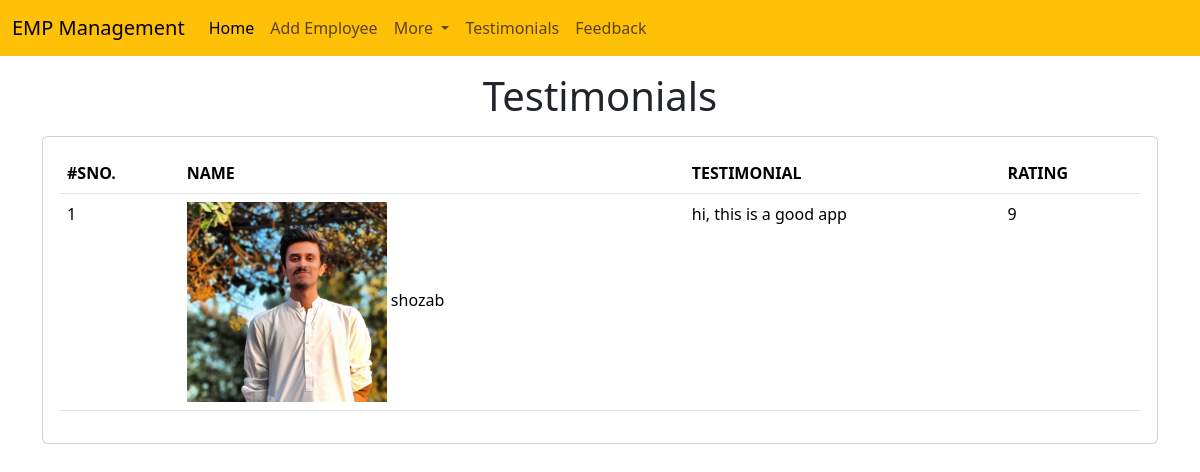
Page /emp/testimonials/ on the committed database.
### emp/models.py (models this page shows, shortened)
class Testimonial(models.Model):
    name = models.CharField(max_length=200)
    testimonial = models.TextField()
    picture = models.ImageField(upload_to = "testimonials/")
    rating = models.IntegerField(max_length = 1)

### emp/views.py (the view)
# urls.py: path('testimonials/', testimonials),
def testimonials(request):
    test = Testimonial.objects.all()
    return render(request, "emp/testimonials.html", {'test': test})

### templates/emp/testimonials.html (shortened to what this page needs)
<!doctype html>
<html lang="en">
  <head>
    <link href="https://cdn.jsdelivr.net/npm/bootstrap@5.3.3/dist/css/bootstrap.min.css" rel="stylesheet">
  </head>
  <body>
    {% include "emp/navbar.html" %}
    <h1 class= "text-center my-3">Testimonials</h1>
    <div class="container">
      <div class="row">
        <div class="col-md-12">
          <div class="card">
            <div class="card-body">
              <table class="table">
                <thead>
                  <tr>
                    <th>#SNO.</th>
                    <th>NAME</th>
                    <th>TESTIMONIAL</th>
                    <th>RATING</th>
                  </tr>
                </thead>
                <tbody>
                    {% for t in test %}
                  <tr>
                    <td>
                        {{forloop.counter}}
                    </td>
                    <td>
                        <img style = "max-width: 200px;" src="/media/{{t.picture}}" alt="">
                        {{t.name}}
                    </td>
                    <td>
                        {{t.testimonial}}
                    </td>
                    <td>
                        {{t.rating}}
                    </td>
                  </tr>
                  {% endfor %}
                </tbody>
              </table>
            </div>
          </div>
        </div>
      </div>
    </div>
  </body>
</html>

### rows in the picture
Testimonial: picture (picture), name "shozab", testimonial "hi, this is a good app", rating "9"
